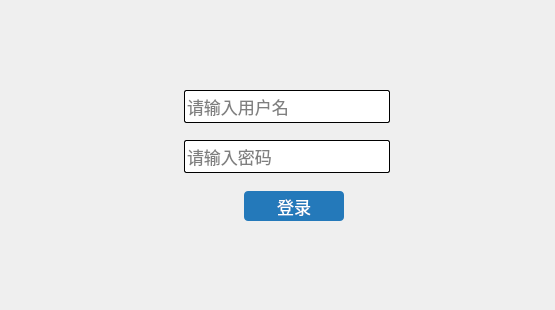
<?xml version="1.0" encoding="UTF-8"?>
<ui version="4.0">
 <class>MainWindow</class>
 <widget class="QMainWindow" name="MainWindow">
  <property name="geometry">
   <rect>
    <x>0</x>
    <y>0</y>
    <width>555</width>
    <height>310</height>
   </rect>
  </property>
  <property name="windowTitle">
   <string>MainWindow</string>
  </property>
  <property name="styleSheet">
   <string notr="true"/>
  </property>
  <widget class="QWidget" name="centralWidget">
   <property name="maximumSize">
    <size>
     <width>400</width>
     <height>500</height>
    </size>
   </property>
   <property name="styleSheet">
    <string notr="true">background-color: rgba(0, 0, 0, 0);
text-align:center;
border-image:None;
padding:0;</string>
   </property>
   <widget class="QWidget" name="gridLayoutWidget">
    <property name="geometry">
     <rect>
      <x>140</x>
      <y>70</y>
      <width>281</width>
      <height>171</height>
     </rect>
    </property>
    <layout class="QGridLayout" name="gridLayout" columnstretch="0,0">
     <property name="sizeConstraint">
      <enum>QLayout::SetNoConstraint</enum>
     </property>
     <property name="leftMargin">
      <number>0</number>
     </property>
     <item row="1" column="1">
      <widget class="QLineEdit" name="user_name">
       <property name="minimumSize">
        <size>
         <width>0</width>
         <height>33</height>
        </size>
       </property>
       <property name="maximumSize">
        <size>
         <width>230</width>
         <height>33</height>
        </size>
       </property>
       <property name="font">
        <font>
         <pointsize>13</pointsize>
        </font>
       </property>
       <property name="styleSheet">
        <string notr="true">background-color: rgba(255, 255, 255, 1);
border-image:None;
border-radius:2px;
border-color:blue;
border:1px solid;
margin-right:20px;</string>
       </property>
       <property name="placeholderText">
        <string extracomment="用户名">请输入用户名</string>
       </property>
      </widget>
     </item>
     <item row="3" column="1">
      <widget class="QLineEdit" name="user_pwd">
       <property name="minimumSize">
        <size>
         <width>0</width>
         <height>33</height>
        </size>
       </property>
       <property name="maximumSize">
        <size>
         <width>230</width>
         <height>33</height>
        </size>
       </property>
       <property name="font">
        <font>
         <pointsize>13</pointsize>
        </font>
       </property>
       <property name="tabletTracking">
        <bool>true</bool>
       </property>
       <property name="styleSheet">
        <string notr="true">background-color: rgba(255, 255, 255, 1);
border-image:None;
border-radius:2px;
border-color:blue;
border:1px solid;
margin-right:20px;</string>
       </property>
       <property name="placeholderText">
        <string extracomment="密码">请输入密码</string>
       </property>
      </widget>
     </item>
     <item row="4" column="1">
      <widget class="QPushButton" name="login">
       <property name="enabled">
        <bool>true</bool>
       </property>
       <property name="sizePolicy">
        <sizepolicy hsizetype="Minimum" vsizetype="Fixed">
         <horstretch>0</horstretch>
         <verstretch>0</verstretch>
        </sizepolicy>
       </property>
       <property name="minimumSize">
        <size>
         <width>90</width>
         <height>30</height>
        </size>
       </property>
       <property name="maximumSize">
        <size>
         <width>160</width>
         <height>30</height>
        </size>
       </property>
       <property name="font">
        <font>
         <pointsize>13</pointsize>
        </font>
       </property>
       <property name="layoutDirection">
        <enum>Qt::LeftToRight</enum>
       </property>
       <property name="styleSheet">
        <string notr="true">background-color: rgba(225, 225, 225, 1);
border:1px;
border-radius:4px;
margin-left:60px;
width:100px;
background-color:rgb(36,121,186);
color:white;</string>
       </property>
       <property name="text">
        <string>登录</string>
       </property>
      </widget>
     </item>
     <item row="3" column="0">
      <widget class="QLabel" name="label">
       <property name="minimumSize">
        <size>
         <width>38</width>
         <height>38</height>
        </size>
       </property>
       <property name="font">
        <font>
         <pointsize>13</pointsize>
        </font>
       </property>
       <property name="styleSheet">
        <string notr="true">background-color: rgba(0, 0, 0, 0);
border-image:url(:myImages/images/lock.svg);
margin-right:-10x;</string>
       </property>
       <property name="text">
        <string/>
       </property>
      </widget>
     </item>
     <item row="1" column="0">
      <widget class="QLabel" name="label_2">
       <property name="maximumSize">
        <size>
         <width>38</width>
         <height>38</height>
        </size>
       </property>
       <property name="font">
        <font>
         <pointsize>13</pointsize>
        </font>
       </property>
       <property name="styleSheet">
        <string notr="true">background-color: rgba(0, 0, 0, 0);
border-image:url(:/myImages/images/user.svg);</string>
       </property>
       <property name="text">
        <string/>
       </property>
      </widget>
     </item>
    </layout>
   </widget>
  </widget>
 </widget>
 <layoutdefault spacing="6" margin="11"/>
 <resources/>
 <connections/>
</ui>
